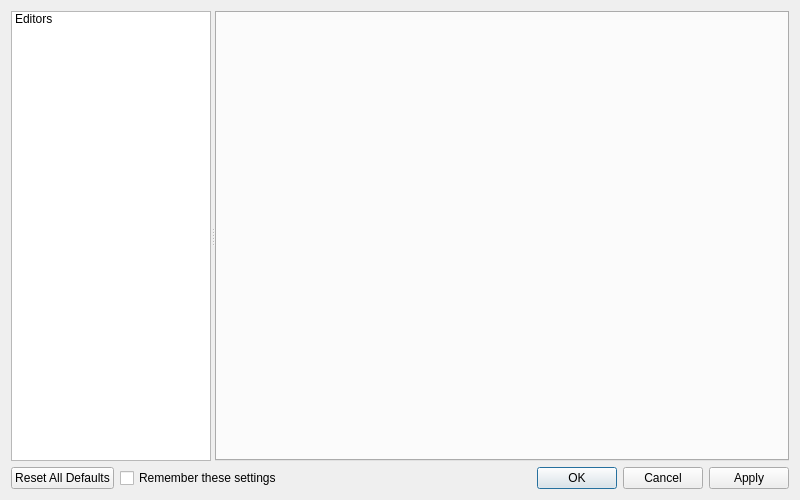
<?xml version="1.0" encoding="UTF-8"?>
<ui version="4.0">
 <class>vcl::qt::SettingsDialog</class>
 <widget class="QDialog" name="vcl::qt::SettingsDialog">
  <property name="geometry">
   <rect>
    <x>0</x>
    <y>0</y>
    <width>800</width>
    <height>500</height>
   </rect>
  </property>
  <property name="windowTitle">
   <string>Settings</string>
  </property>
  <layout class="QVBoxLayout" name="verticalLayout">
   <item>
    <widget class="QSplitter" name="splitter">
     <property name="orientation">
      <enum>Qt::Orientation::Horizontal</enum>
     </property>
     <widget class="QListWidget" name="categoryList">
      <property name="sizePolicy">
       <sizepolicy hsizetype="Preferred" vsizetype="Expanding">
        <horstretch>0</horstretch>
        <verstretch>0</verstretch>
       </sizepolicy>
      </property>
      <property name="maximumSize">
       <size>
        <width>200</width>
        <height>16777215</height>
       </size>
      </property>
      <item>
       <property name="text">
        <string>Editors</string>
       </property>
      </item>
     </widget>
     <widget class="QStackedWidget" name="stackedWidget">
      <property name="currentIndex">
       <number>0</number>
      </property>
      <widget class="QWidget" name="editorsPage">
       <layout class="QVBoxLayout" name="verticalLayout_2">
        <property name="leftMargin">
         <number>0</number>
        </property>
        <property name="topMargin">
         <number>0</number>
        </property>
        <property name="rightMargin">
         <number>0</number>
        </property>
        <property name="bottomMargin">
         <number>0</number>
        </property>
        <item>
          <widget class="QTabWidget" name="editorsTabWidget">
          </widget>
        </item>
       </layout>
      </widget>
     </widget>
    </widget>
   </item>
   <item>
    <layout class="QHBoxLayout" name="horizontalLayout">
     <item>
      <widget class="QPushButton" name="resetAllDefaultsButton">
       <property name="text">
        <string>Reset All Defaults</string>
       </property>
      </widget>
     </item>
     <item>
      <widget class="QCheckBox" name="saveAsDefaultCheckBox">
       <property name="toolTip">
        <string>If checked, these settings will be saved to the configuration file and automatically loaded the next time you open the application.</string>
       </property>
       <property name="text">
        <string>Remember these settings</string>
       </property>
       <property name="checked">
        <bool>false</bool>
       </property>
      </widget>
     </item>
     <item>
      <spacer name="horizontalSpacer">
       <property name="orientation">
        <enum>Qt::Orientation::Horizontal</enum>
       </property>
       <property name="sizeHint" stdset="0">
        <size>
         <width>40</width>
         <height>20</height>
        </size>
       </property>
      </spacer>
     </item>
     <item>
      <widget class="QDialogButtonBox" name="buttonBox">
       <property name="orientation">
        <enum>Qt::Orientation::Horizontal</enum>
       </property>
       <property name="standardButtons">
        <set>QDialogButtonBox::StandardButton::Apply|QDialogButtonBox::StandardButton::Cancel|QDialogButtonBox::StandardButton::Ok</set>
       </property>
      </widget>
     </item>
    </layout>
   </item>
  </layout>
 </widget>
 <resources/>
 <connections>
  <connection>
   <sender>buttonBox</sender>
   <signal>accepted()</signal>
   <receiver>vcl::qt::SettingsDialog</receiver>
   <slot>accept()</slot>
   <hints>
    <hint type="sourcelabel">
     <x>248</x>
     <y>254</y>
    </hint>
    <hint type="destinationlabel">
     <x>157</x>
     <y>274</y>
    </hint>
   </hints>
  </connection>
  <connection>
   <sender>buttonBox</sender>
   <signal>rejected()</signal>
   <receiver>vcl::qt::SettingsDialog</receiver>
   <slot>reject()</slot>
   <hints>
    <hint type="sourcelabel">
     <x>316</x>
     <y>260</y>
    </hint>
    <hint type="destinationlabel">
     <x>286</x>
     <y>274</y>
    </hint>
   </hints>
  </connection>
 </connections>
</ui>
